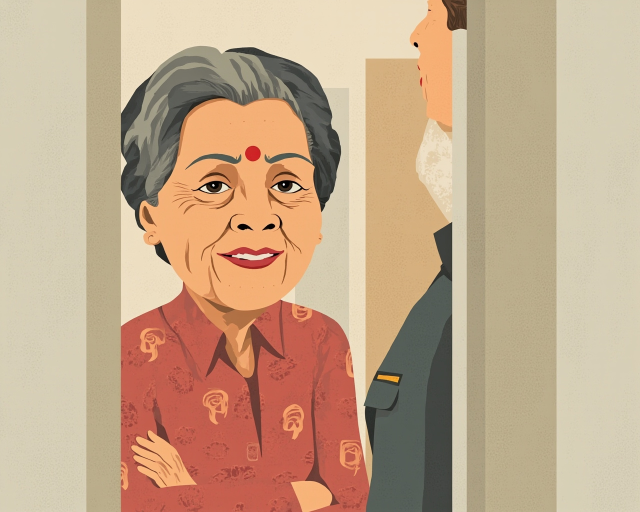
#> input picture hyperframes/media_src/characters/amma_door.jpg, 1280 x 1024 px (shown at 1/2 size)
$ python -i render.py   (imports and definitions only)
#> lines starting #> are read from the running program, lines starting #| are printed output that depends on the picture; after the words box and inside, x2 and y2 are one past the last pixel; in counts of white or black regions, pixels touching at a corner belong together
"""Vox-style 30s Short: 'The day the phone lost its keyboard' (iPhone, 2007).
Pure-code motion graphics: PIL frames -> ffmpeg. 1080x1920 @ 30fps."""
import math, random, subprocess, sys, wave
import numpy as np
from PIL import Image, ImageDraw, ImageFont, ImageFilter

W, H, FPS = 1080, 1920, 30
TOTAL = 30 * FPS
OUT = sys.argv[1] if len(sys.argv) > 1 else "iphone_vox_short.mp4"
# [1 line not run here, left out]

# ---------- palette & fonts ----------
PAPER = (241, 236, 226)
INK = (24, 22, 20)
YELLOW = (255, 214, 10)
RED = (226, 54, 44)
GREY = (120, 114, 106)
F = "/usr/share/fonts/"
def font(name, size):
    paths = {"disp": F + "opentype/inter/InterDisplay-Black.otf",
             "bold": F + "opentype/inter/Inter-Bold.otf",
             "semi": F + "opentype/inter/Inter-SemiBold.otf",
             "serif": F + "truetype/freefont/FreeSerifBold.ttf",
             "serifi": F + "truetype/freefont/FreeSerifItalic.ttf",
             "mono": F + "truetype/dejavu/DejaVuSansMono-Bold.ttf"}
    return ImageFont.truetype(paths[name], size)

# ---------- easing ----------
def clamp(x, a=0.0, b=1.0): return max(a, min(b, x))
def prog(t, a, b): return clamp((t - a) / (b - a))
def eo(x): return 1 - (1 - x) ** 3                 # ease-out cubic
def eio(x): return 4 * x**3 if x < .5 else 1 - (-2 * x + 2) ** 3 / 2
def back(x):
    c1 = 1.70158; c3 = c1 + 1
    return 1 + c3 * (x - 1) ** 3 + c1 * (x - 1) ** 2

# ---------- background: paper texture with grain (bigger than frame for parallax) ----------
BW, BH = int(W * 1.25), int(H * 1.25)
noise = np.random.normal(0, 7, (BH, BW, 1))
fibers = np.array(Image.fromarray(np.uint8(np.random.rand(BH // 6, BW // 6) * 255)).resize((BW, BH), Image.BICUBIC)).astype(float)[..., None]
base = np.array(PAPER, float)[None, None, :] + noise + (fibers - 128) * 0.06
yy, xx = np.mgrid[0:BH, 0:BW]
vig = 1 - 0.18 * (((xx - BW / 2) / (BW / 2)) ** 2 + ((yy - BH / 2) / (BH / 2)) ** 2)
PAPER_IMG = Image.fromarray(np.uint8(np.clip(base * vig[..., None], 0, 255)))
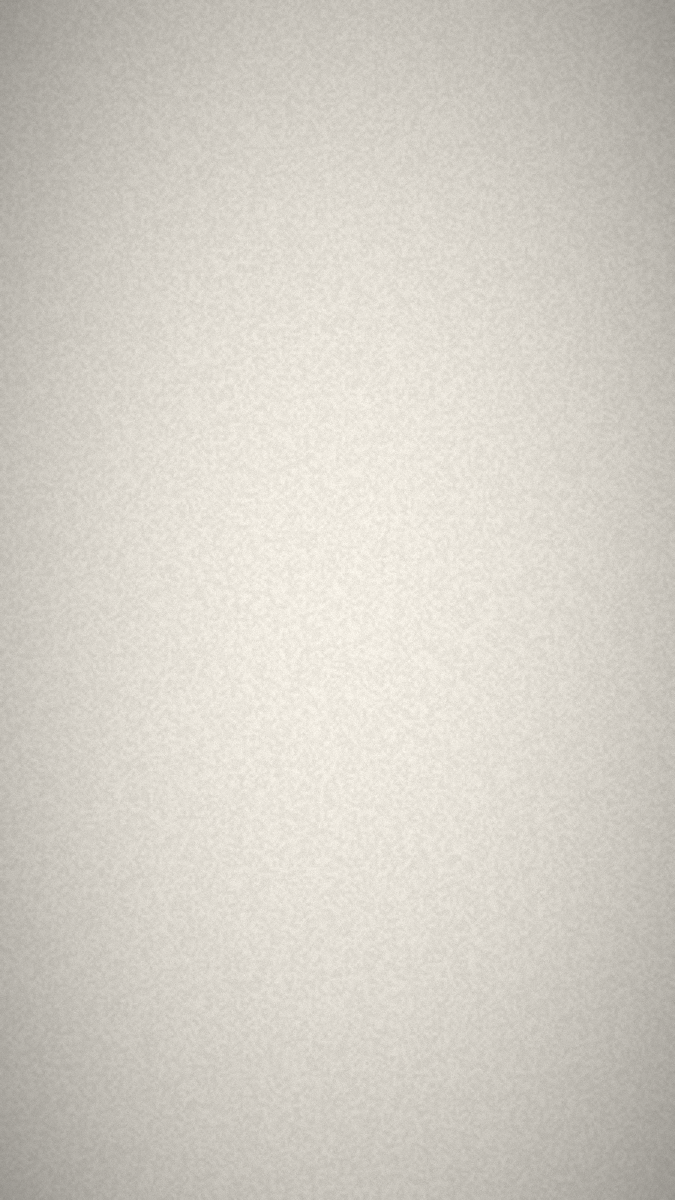
#> PAPER_IMG: PIL image 1350x2400 RGB (shown at 1/2 size); mean R, G, B 211.5, 207.1, 198.3
GRAIN = [Image.fromarray(np.uint8(np.clip(np.random.normal(128, 18, (H // 2, W // 2)), 0, 255))).resize((W, H)).convert("L") for _ in range(6)]

# [5 lines left out: function background, not called in this run]

# ---------- drawing helpers ----------
def layer(): return Image.new("RGBA", (W, H), (0, 0, 0, 0))

# [10 lines left out: function shadowed, not called in this run]

def cutout(img, border=14):
    """Give a sprite the white 'paper cut-out' border Vox uses."""
    a = img.split()[3]
    grown = a.filter(ImageFilter.MaxFilter(border * 2 + 1))
    out = Image.new("RGBA", (img.width + border * 2, img.height + border * 2), (0, 0, 0, 0))
    g = Image.new("L", out.size, 0); g.paste(grown, (border, border))
    g = g.filter(ImageFilter.MaxFilter(border * 2 + 1)) if False else g
    white = Image.new("RGBA", out.size, (250, 248, 243, 255)); white.putalpha(Image.eval(g, lambda v: v))
    full = Image.new("L", out.size, 0); full.paste(a, (border, border))
    big = full.filter(ImageFilter.MaxFilter(2 * border + 1))
    white.putalpha(big)
    white.alpha_composite(img, (border, border))
    return white

def text_w(d, s, fnt): return d.textbbox((0, 0), s, font=fnt)[2]

# [54 lines left out: functions highlight, hand_circle, caption, wrap, not called in this run]

# ---------- generic sprites (no logos, no real product art) ----------
def keyboard_phone(seed, w=300, h=560, body=(38, 40, 46)):
    r = random.Random(seed)
    im = Image.new("RGBA", (w, h), (0, 0, 0, 0)); d = ImageDraw.Draw(im)
    d.rounded_rectangle((0, 0, w, h), radius=44, fill=body + (255,))
    d.rounded_rectangle((26, 40, w - 26, 250), radius=10, fill=(150, 185, 205, 255))
    for i in range(4):  # fake UI rows on tiny screen
        d.rectangle((46, 66 + i * 42, 46 + r.randint(80, 190), 88 + i * 42), fill=(95, 130, 150, 255))
    d.ellipse((w / 2 - 34, 268, w / 2 + 34, 318), fill=(70, 72, 80, 255))
    cols, rows = 5, 5; kw = (w - 52) / cols; kh = (h - 345) / rows
    for rr in range(rows):
        for cc in range(cols):
            x = 26 + cc * kw; y = 335 + rr * kh
            d.rounded_rectangle((x + 4, y + 4, x + kw - 4, y + kh - 4), radius=9, fill=(205, 205, 210, 255))
    return im

# [33 lines left out: function glass_phone, not called in this run]

def rotate(im, deg): return im.rotate(deg, resample=Image.BICUBIC, expand=True)

KB_PHONES = [cutout(keyboard_phone(i, body=b)) for i, b in enumerate([(38, 40, 46), (60, 62, 70), (25, 45, 70), (70, 30, 30), (40, 40, 40), (90, 92, 98)])]
#> in keyboard_phone, `im = Image.new('RGBA', (w, h), (0, 0, 0, 0))`: im: PIL image 300x560 RGBA; every value is 0
#> in cutout, `a = img.split()[3]`:
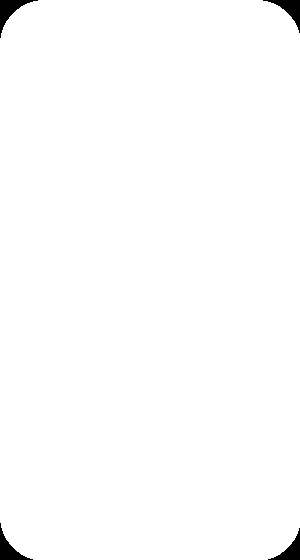
#> a: PIL image 300x560 L; 99.1% white; 4 black regions, box (x1, y1, x2, y2) and area: (0, 0, 38, 38) 427, (263, 0, 300, 33) 389, (0, 523, 33, 560) 389, (268, 528, 300, 560) 352
#> in cutout, `grown = a.filter(ImageFilter.MaxFilter(border * 2 + 1))`: grown: PIL image 300x560 L; every value is 255
#> in cutout, `out = Image.new("RGBA", (img.width + border * 2, img.height + border *..`: out: PIL image 328x588 RGBA; every value is 0
#> in cutout, `g = Image.new('L', out.size, 0)`: g: PIL image 328x588 L; every value is 0
#> in cutout, `g.paste(grown, (border, border))`: g: PIL image 328x588 L; 87.1% white; 1 black region, box (x1, y1, x2, y2) and area: (0, 0, 328, 588) 24864
#> in cutout, `full.paste(a, (border, border))`: full: PIL image 328x588 L; 86.3% white; 1 black region, box (x1, y1, x2, y2) and area: (0, 0, 328, 588) 26421
#> in cutout, `big = full.filter(ImageFilter.MaxFilter(2 * border + 1))`: big: PIL image 328x588 L; 99.2% white; 4 black regions, box (x1, y1, x2, y2) and area: (0, 0, 38, 38) 427, (291, 0, 328, 33) 389, (0, 551, 33, 588) 389, (296, 556, 328, 588) 352
#> in cutout (call 5), `white.alpha_composite(img, (border, border))`:
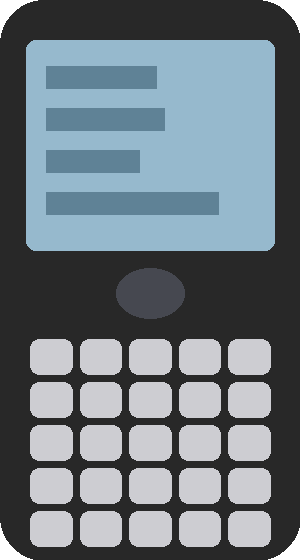
#> img: PIL image 300x560 RGBA; mean R, G, B, A 106.3, 117.3, 124.7, 252.6; transparent parts drawn white
#> in cutout (call 5), `white.alpha_composite(img, (border, border))`:
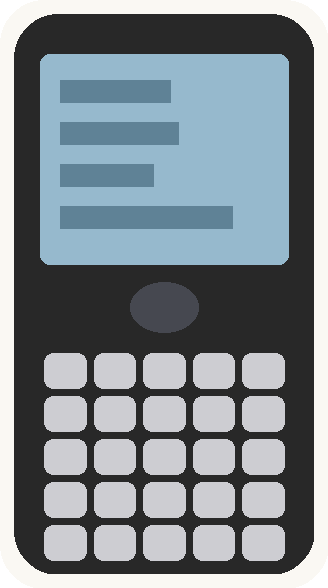
#> white: PIL image 328x588 RGBA; mean R, G, B, A 126.9, 136.1, 141.9, 252.9; transparent parts drawn white
#> in cutout (call 6), `white.alpha_composite(img, (border, border))`:
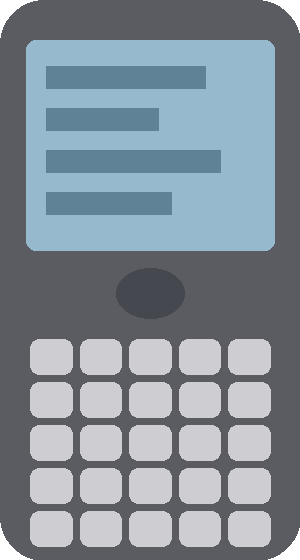
#> img: PIL image 300x560 RGBA; mean R, G, B, A 128.1, 139.9, 150, 252.6; transparent parts drawn white
#> in cutout (call 6), `white.alpha_composite(img, (border, border))`:
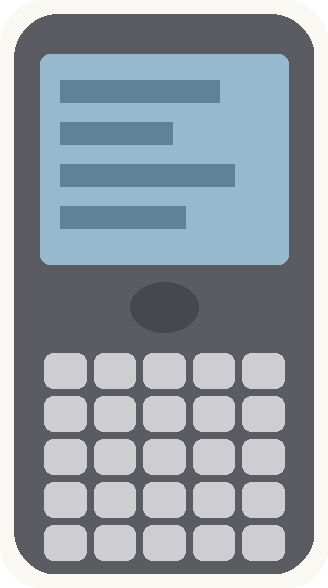
#> white: PIL image 328x588 RGBA; mean R, G, B, A 145.8, 155.8, 164, 252.9; transparent parts drawn white
#> KB_PHONES = 6 items
KB_CENTER = keyboard_phone(99, w=430, h=840, body=(30, 32, 38))
#> in keyboard_phone (call 7), `im = Image.new('RGBA', (w, h), (0, 0, 0, 0))`: im: PIL image 430x840 RGBA; every value is 0
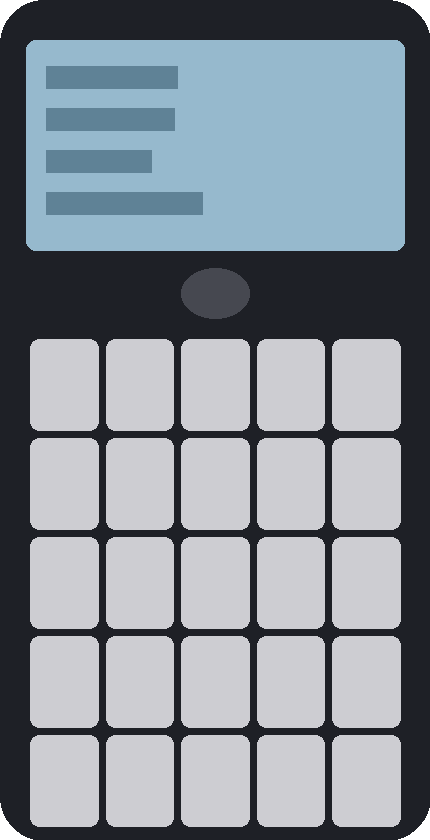
#> KB_CENTER: PIL image 430x840 RGBA; mean R, G, B, A 130.3, 138.7, 147.4, 253.9; transparent parts drawn white

# ---------- camera: push forward on each scene layer ----------
# [43 lines left out: functions camera, scene1, scene2, not called in this run]

PARTS = [(random.uniform(-1, 1), random.uniform(-1.3, -0.2), random.uniform(-25, 25)) for _ in range(25)]
# [34 lines left out: function scene3, not called in this run]

def price_tag(price, sub):
    im = Image.new("RGBA", (420, 250), (0, 0, 0, 0)); d = ImageDraw.Draw(im)
    d.polygon([(0, 125), (70, 0), (420, 0), (420, 250), (70, 250)], fill=(250, 248, 243, 255))
    d.ellipse((40, 110, 70, 140), fill=PAPER + (255,), outline=GREY + (255,), width=4)
    d.text((105, 32), price, font=font("disp", 120), fill=INK)
    d.text((110, 175), sub, font=font("mono", 38), fill=GREY)
    return im

TAGS = [price_tag("$499", "4 GB MODEL"), price_tag("$599", "8 GB MODEL")]
#> in price_tag, `im = Image.new('RGBA', (420, 250), (0, 0, 0, 0))`: im: PIL image 420x250 RGBA; every value is 0
# [61 lines left out: functions scene4, scene5, scene6, not called in this run]

# (start_frame, end_frame, fn) — scenes overlap 10 frames for push-through transitions
SCENES = [(0, 150, scene1), (150, 330, scene2), (330, 510, scene3), (510, 660, scene4), (660, 810, scene5), (810, 900, scene6)]
XF = 10

# [56 lines left out: functions render, soundtrack, not called in this run]

# [14 lines not run here, left out]

>>> from PIL import Image
>>> picture = Image.open('../../hyperframes/media_src/characters/amma_door.jpg')
#> picture is the input picture: PIL image 1280x1024 RGB; mean R, G, B 195.9, 167.2, 138.7
#> (the run stopped early here; a loop or call above may not have finished)
